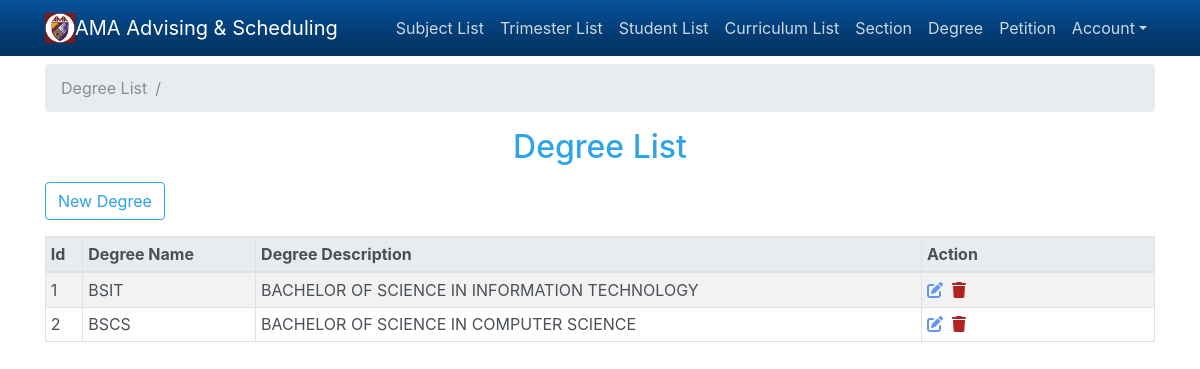
Screenshot of /index.php?menu=degree_list (signed in) with the database file from the repository.
### tables this page shows
CREATE TABLE `degree_list` (
  `id` int(11) NOT NULL,
  `degree_name` varchar(50) NOT NULL,
  `degree_desc` varchar(50) NOT NULL
);

### includes/db_config.php (called while the page is built, shortened)
<?php
$host = 'localhost';
$user = 'root';
$password = '';
$database = 'ama';
$connect = mysqli_connect($host, $user, $password, $database);
function query($sql) {
	global $connect;
	$result = mysqli_query($connect, $sql);
	return $result;
}

### pages/degree_list.php (the view, shortened to what this page needs)
<?php
$degree_list = query("SELECT * from degree_list");
?>
<ol class="breadcrumb">
  <li class="breadcrumb-item active">Degree List</a></li>
  <li class="breadcrumb-item"></li>
</ol>
<h2 class="text-center">Degree List</h2>
<div class="mt-3">
	<div class="form-group">
		<a class="btn btn-outline-primary" href="index.php?new=degree">New Degree</a>
	</div>
	<div class="table-responsive">
		<table class="table table-sm table-bordered table-hover table-striped">
			<thead class="thead-light">
				<tr>
					<th>Id</th>
					<th>Degree Name</th>
					<th>Degree Description</th>
					<th>Action</th>
				</tr>
			</thead>
			<tbody>
				<?php
				if ($degree_list):
					while ($degree = mysqli_fetch_assoc($degree_list)) : ?>
							<tr>
								<td><?php echo $degree['id'] ?></td>
								<td><?php echo $degree['degree_name'] ?></td>
								<td><?php echo $degree['degree_desc'] ?></td>
								<td width="21%">
									<a href="index.php?edit=degree&edit_id=<?php echo $degree['id'] ?>"><i class="fas fa-edit"></i></a>&nbsp;
									<a href="index.php?delete=degree&delete_id=<?php echo $degree['id'] ?>"><i class="fas fa-trash"></i></a>
								</td>
							</tr>
							<?php
					endwhile;
				endif;
				?>
			</tbody>
		</table>
	</div>
</div>

### css/mystyle.css (style rules this page uses)
.fa-edit { color: #6495ED; }
.fa-trash { color: #B22222; }

### rows the page displays
degree_list: id "1", degree_name "BSIT", degree_desc "BACHELOR OF SCIENCE IN INFORMATION TECHNOLOGY"
degree_list: id "2", degree_name "BSCS", degree_desc "BACHELOR OF SCIENCE IN COMPUTER SCIENCE"
